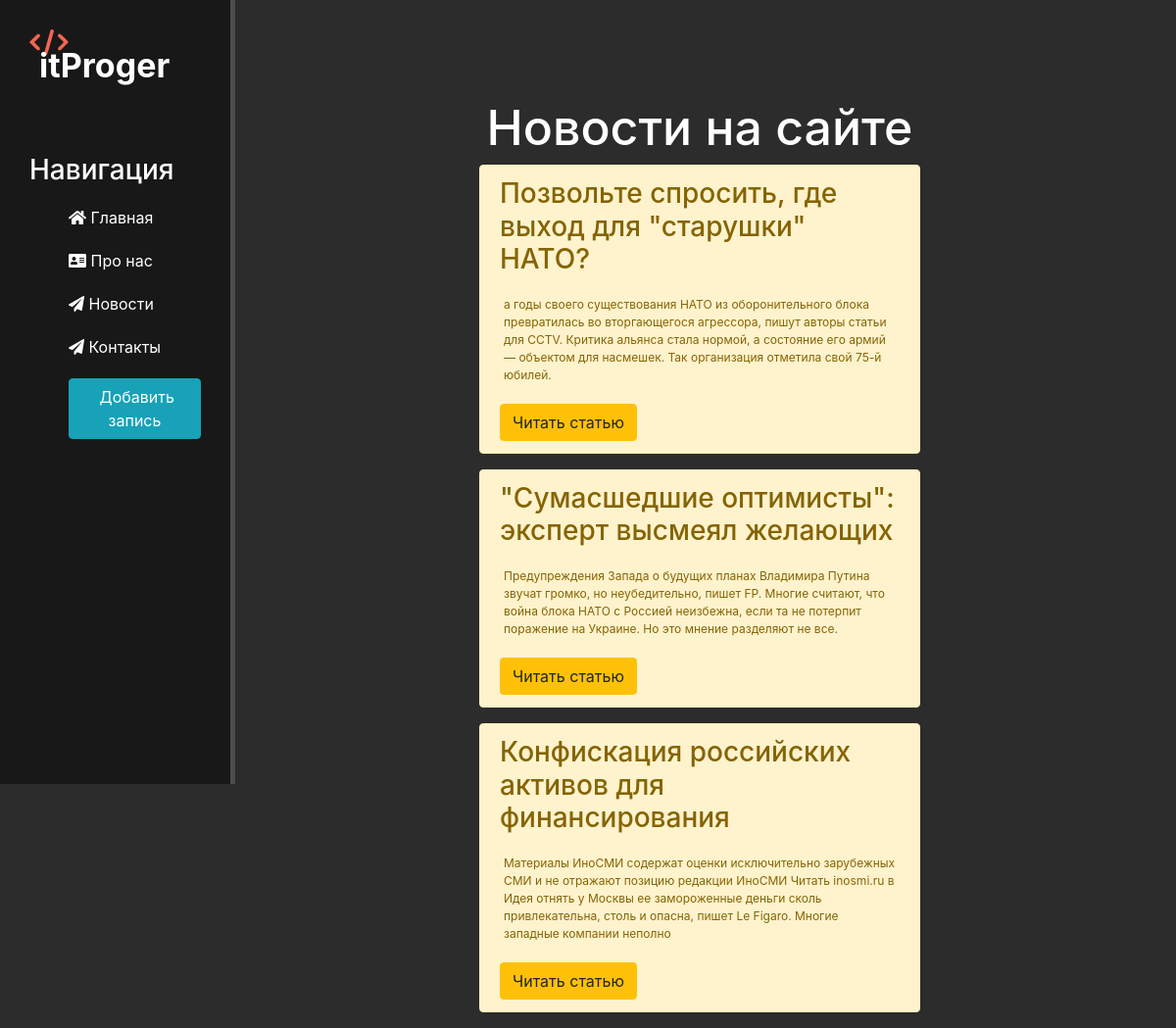
Before: /news/ with the older database file.
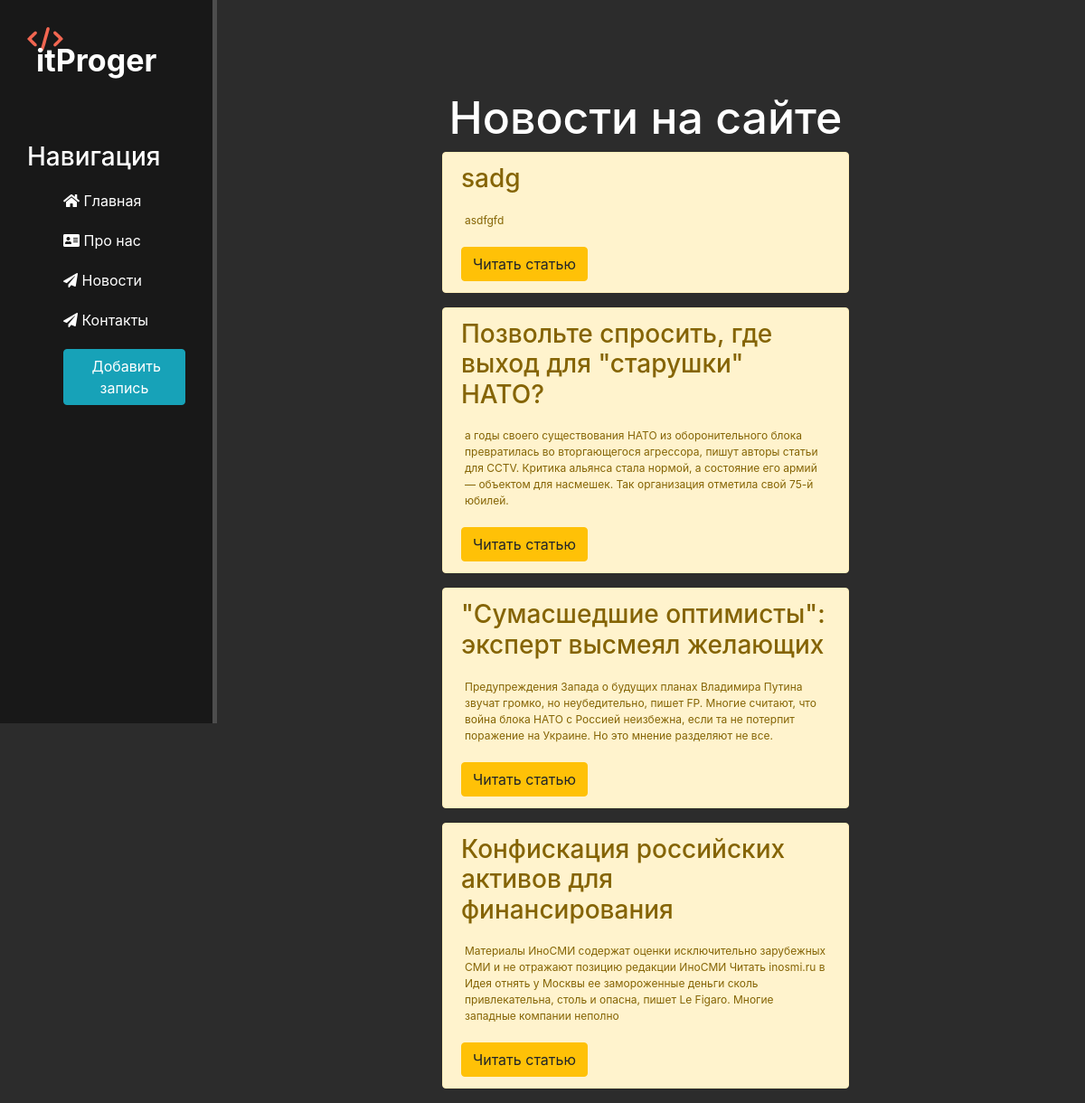
After: the same page with the newer database file.
### news/models.py (models this page shows, shortened)
class Articles(models.Model):
    title = models.CharField('Название', max_length=50 )
    anons = models.CharField('Анонс', max_length=250 )
    full_text = models.TextField('Статья')
    date = models.DateTimeField('Дата публикации')
    class Meta:
        verbose_name = 'Новость'
        verbose_name_plural = 'Новости'

### news/views.py (the view)
# urls.py: path('', views.news_home, name='news_home'),
def news_home(request):
    news = Articles.objects.order_by('-date')
    return render(request, "news/news_home.html", {'news': news})

### news/templates/news/news_home.html (shortened to what this page needs)
{% extends 'main/layout.html' %}
{% load static %}
{% block content %}
<div class="features">
    <h1>Новости на сайте</h1>
    {% if news %}
        {% for el in news%}
        <div class="alert alert-warning">
            <h3>{{el.title}}</h3>
            <p>{{el.anons}}</p>
            <a href="{% url 'news_detail' el.id %}" class="btn btn-warning">Читать статью</a>
        </div>
        {% endfor %}
    {% else %}
        <p> У вас нет новостей </p>
    {% endif %}
</div>
    {% endblock %}

Changed rows visible on the page:
added Articles: title "sadg", anons "asdfgfd"
